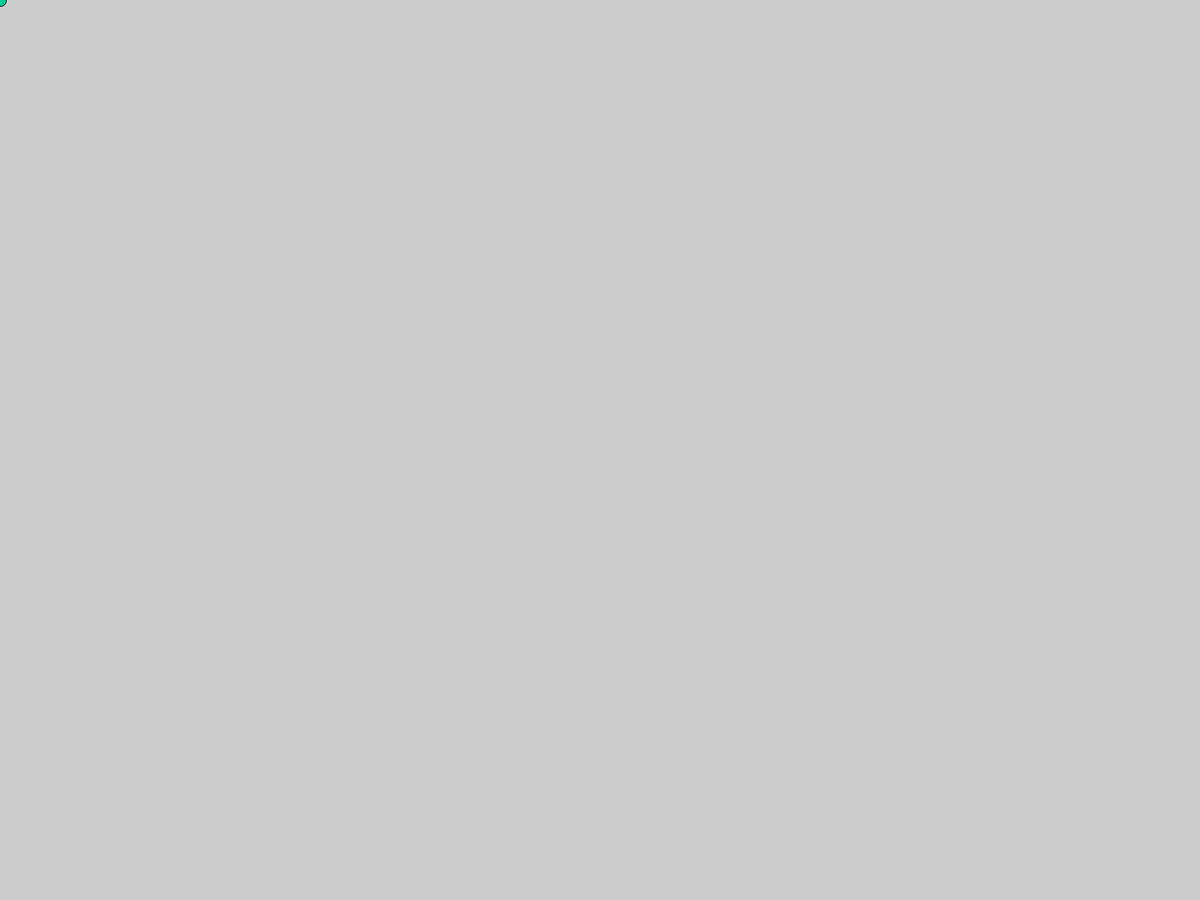
Frame 1 (no input)
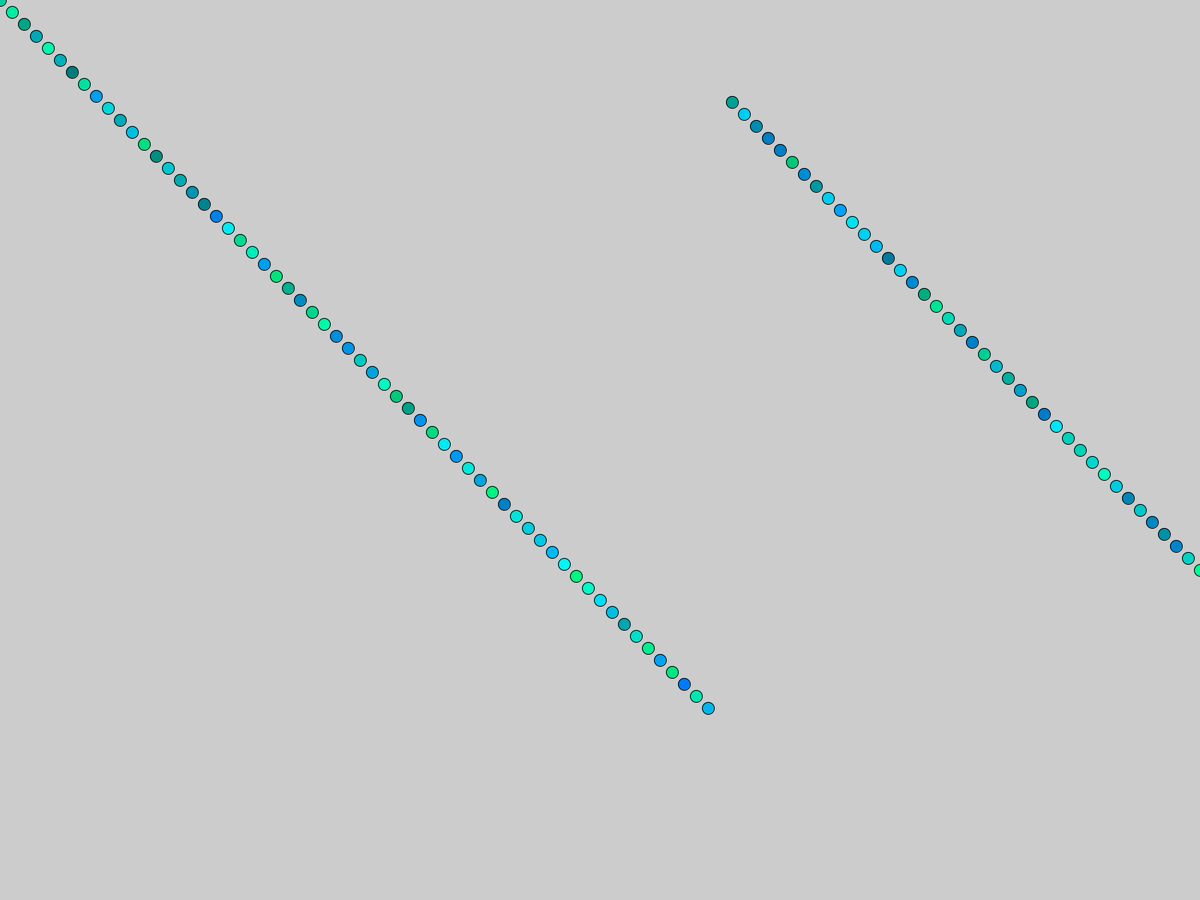
Frame 60 (the mouse pressed at the canvas centre just before this capture)
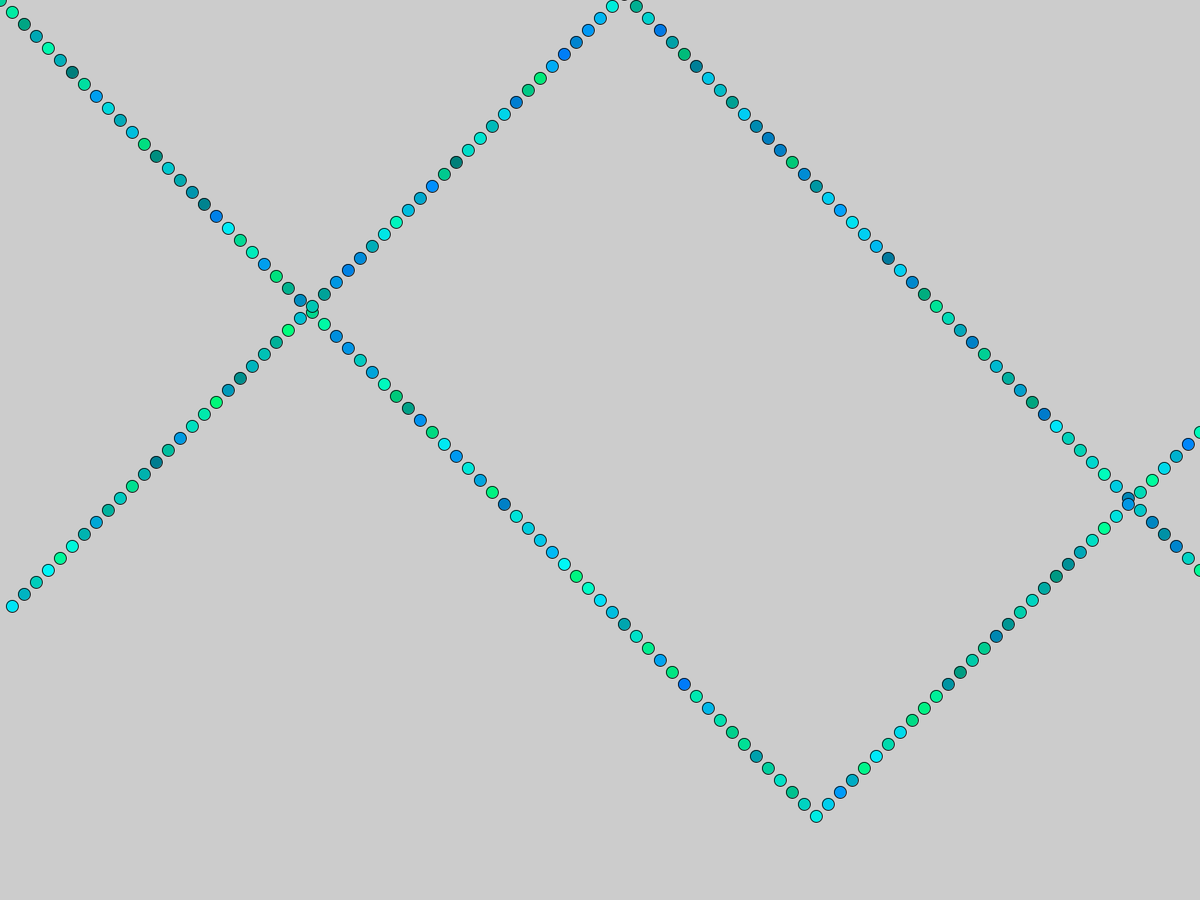
Frame 120 (the mouse held since frame 60 and released just before this capture)

The Processing sketch that drew these frames (run headless with seeded random() and noise(); from frame 60 on, the mouse is pressed at the canvas centre):

// Processing sketch: forfun_wallpaper
// ── forfun_wallpaper.pde
  
void setup() {
  fullScreen();
}

int x1=0;
int y1=0;
int stepx1=16;
int stepy1=16;
int x2=1920;
int y2=1080;
int stepx2=-16;
int stepy2=-16;

void draw() {
  color c=color(0,int(random(120,256)),int(random(120,256)));
  fill(c);
  ellipse(x1,y1,16,16);
  x1+=stepx1;
  y1+=stepy1;
  if(x1<0 || x1>1920) stepx1*=-1;
  if(y1<0 || y1>1080) stepy1*=-1;
  
  c=color(0,int(random(120,256)),int(random(120,256)));
  fill(c);
  ellipse(x2,y2,16,16);
  x2+=stepx2;
  y2+=stepy2;
  if(x2<0 || x2>1920) stepx2*=-1;
  if(y2<0 || y2>1080) stepy2*=-1;
}
